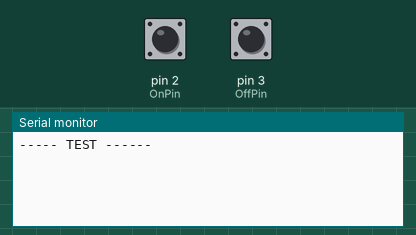
Bench run of a sketch on a simulated Arduino Uno, built with avr-gcc and run on an emulated ATmega328P. On the bench: the last lines printed to the serial monitor. The inputs (shaded band) are chosen by the test bench; at power-on: pin 2 (OnPin) HIGH, pin 3 (OffPin) HIGH. No radio packets arrive unless stated.

Above: at 1.2 s.
1.3 s: pin 2 (OnPin) pulled LOW for 0.15 s
At 2.3 s:
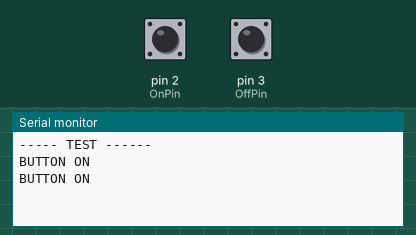
2.9 s: pin 3 (OffPin) pulled LOW for 0.15 s
At 3.5 s:
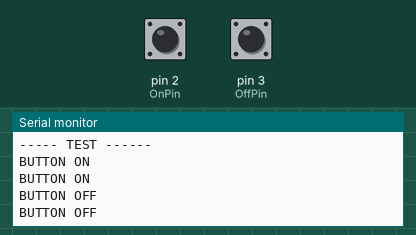

The sketch:

openlight_test.ino
```cpp
#include <SPI.h>
#include "nRF24L01.h"
#include <RF24.h>
#include "printf.h"

// SETTINGS
#define CE_PIN 9
#define CSN_PIN 10

RF24 radio(CE_PIN, CSN_PIN);

const int OnPin = 2;
const int OffPin = 3;

void setup()
{
  //Serial.begin(4800); //Baudrate for 9600 (when i removed the voltage regulator on The mini Pro 3v, serial became unreadable otherwise)
  Serial.begin(9600);

  pinMode(OnPin, INPUT_PULLUP);
  pinMode(OffPin, INPUT_PULLUP);
  attachInterrupt(0, ron, CHANGE);
  attachInterrupt(1, roff, CHANGE);

  printf_begin();
  Serial.println("----- TEST ------");
  radio.begin();
  radio.printDetails();
 /*
  Serial.println("-----------------");
  Serial.println();
  Serial.println("----- RESULT EXAMPLE -----");
  Serial.println("STATUS     = 0x0e RX_DR=0 TX_DS=0 MAX_RT=0 RX_P_NO=7 TX_FULL=0");
  Serial.println("RX_ADDR_P0-1   = 0xe7e7e7e7e7 0xc2c2c2c2c2");
  Serial.println("RX_ADDR_P2-5   = 0xc3 0xc4 0xc5 0xc6");
  Serial.println("TX_ADDR    = 0xe7e7e7e7e7");
  Serial.println("RX_PW_P0-6   = 0x00 0x00 0x00 0x00 0x00 0x00");
  Serial.println("EN_AA    = 0x3f");
  Serial.println("EN_RXADDR  = 0x03");
  Serial.println("RF_CH    = 0x4c");
  Serial.println("RF_SETUP   = 0x07");
  Serial.println("NRF_CONFIG     = 0x0e");
  Serial.println("DYNPD/FEATURE  = 0x00 0x00");
  Serial.println("Data Rate  = 1MBPS");
  Serial.println("Model    = nRF24L01+");
  Serial.println("CRC Length   = 16 bits");
  Serial.println("PA Power   = PA_MAX");
   Serial.println("--------------------");
*/

}

void ron(){
  Serial.println("BUTTON ON");
}

void roff(){
  Serial.println("BUTTON OFF");
}


void loop()
{
}
```

Measured:
- after the input at 1.3 s, the serial monitor: prints a new line at once (image 1)
- after the input at 2.9 s, the serial monitor: prints a new line at once (image 2)
